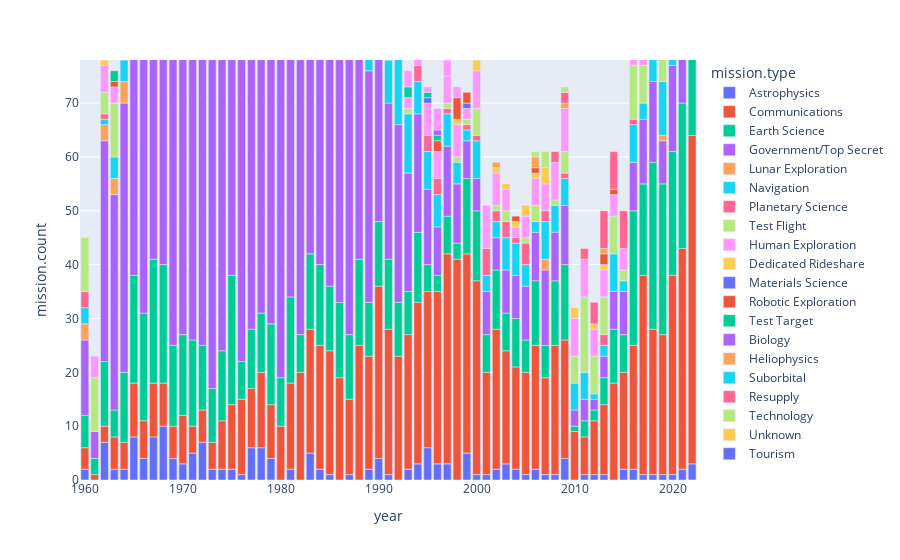

Notebook code cell kept with this figure:
### Code cell
missions_df = launch_df.groupby(['year', 'mission.type'])['id'].count().reset_index(name='mission.count')

mission_types = missions_df["mission.type"].unique()

fig = px.bar(
    missions_df[missions_df['year'] >= 1960], 
    x="year", 
    y="mission.count", 
    color="mission.type",
  )
fig.show()

### Figure 1 — Plotly figure (JSON) as saved in the notebook; plotly's stock layout.template omitted (floating-point values rounded to 4 significant figures)
{"data": [{"alignmentgroup": "True", "hovertemplate": "mission.type=Astrophysics<br>year=%{x}<br>mission.count=%{y}<extra></extra>", "legendgroup": "Astrophysics", "marker": {"color": "#636efa", "pattern": {"shape": ""}}, "name": "Astrophysics", "offsetgroup": "Astrophysics", "orientation": "v", "showlegend": true, "textposition": "auto", "type": "bar", "x": [1960, 1962, 1963, 1964, 1965, 1966, 1967, 1968, 1969, 1970, 1971, 1972, 1973, 1974, 1975, 1976, 1977, 1978, 1979, 1981, 1983, 1984, 1985, 1987, 1989, 1990, 1991, 1993, 1994, 1995, 1996, 1997, 1999, 2000, 2001, 2002, 2003, 2004, 2005, 2006, 2007, 2008, 2009, 2011, 2012, 2013, 2015, 2016, 2017, 2018, 2019, 2020, 2021, 2022], "xaxis": "x", "y": [2, 7, 2, 2, 8, 4, 8, 10, 4, 3, 5, 7, 2, 2, 2, 1, 6, 6, 4, 2, 5, 2, 1, 1, 2, 4, 1, 2, 3, 6, 3, 3, 5, 1, 1, 2, 3, 2, 1, 2, 1, 1, 4, 1, 1, 1, 2, 2, 1, 1, 1, 1, 2, 3], "yaxis": "y"}, {"alignmentgroup": "True", "hovertemplate": "mission.type=Communications<br>year=%{x}<br>mission.count=%{y}<extra></extra>", "legendgroup": "Communications", "marker": {"color": "#EF553B", "pattern": {"shape": ""}}, "name": "Communications", "offsetgroup": "Communications", "orientation": "v", "showlegend": true, "textposition": "auto", "type": "bar", "x": [1960, 1961, 1962, 1963, 1964, 1965, 1966, 1967, 1968, 1969, 1970, 1971, 1972, 1973, 1974, 1975, 1976, 1977, 1978, 1979, 1980, 1981, 1982, 1983, 1984, 1985, 1986, 1987, 1988, 1989, 1990, 1991, 1992, 1993, 1994, 1995, 1996, 1997, 1998, 1999, 2000, 2001, 2002, 2003, 2004, 2005, 2006, 2007, 2008, 2009, 2010, 2011, 2012, 2013, 2014, 2015, 2016, 2017, 2018, 2019, 2020, 2021, 2022], "xaxis": "x", "y": [4, 1, 3, 6, 5, 10, 7, 10, 8, 6, 9, 5, 6, 5, 9, 12, 14, 11, 14, 10, 10, 16, 20, 23, 23, 23, 19, 14, 25, 21, 32, 27, 23, 25, 30, 29, 32, 39, 41, 37, 36, 19, 26, 21, 19, 19, 23, 18, 24, 22, 9, 7, 10, 13, 18, 18, 23, 37, 27, 26, 37, 41, 61], "yaxis": "y"}, {"alignmentgroup": "True", "hovertemplate": "mission.type=Earth Science<br>year=%{x}<br>mission.count=%{y}<extra></extra>", "legendgroup": "Earth Science", "marker": {"color": "#00cc96", "pattern": {"shape": ""}}, "name": "Earth Science", "offsetgroup": "Earth Science", "orientation": "v", "showlegend": true, "textposition": "auto", "type": "bar", "x": [1960, 1961, 1962, 1963, 1964, 1965, 1966, 1967, 1968, 1969, 1970, 1971, 1972, 1973, 1974, 1975, 1976, 1977, 1978, 1979, 1980, 1981, 1982, 1983, 1984, 1985, 1986, 1987, 1988, 1989, 1990, 1991, 1992, 1993, 1994, 1995, 1996, 1997, 1998, 1999, 2000, 2001, 2002, 2003, 2004, 2005, 2006, 2007, 2008, 2009, 2010, 2011, 2012, 2013, 2014, 2015, 2016, 2017, 2018, 2019, 2020, 2021, 2022], "xaxis": "x", "y": [6, 3, 12, 5, 13, 20, 20, 23, 22, 15, 15, 16, 12, 10, 13, 24, 7, 11, 11, 15, 9, 16, 7, 14, 15, 12, 14, 12, 16, 10, 12, 13, 10, 8, 13, 5, 3, 7, 3, 14, 13, 7, 11, 7, 9, 6, 12, 6, 12, 14, 1, 3, 2, 5, 10, 7, 25, 17, 31, 28, 23, 27, 30], "yaxis": "y"}, {"alignmentgroup": "True", "hovertemplate": "mission.type=Government/Top Secret<br>year=%{x}<br>mission.count=%{y}<extra></extra>", "legendgroup": "Government/Top Secret", "marker": {"color": "#ab63fa", "pattern": {"shape": ""}}, "name": "Government/Top Secret", "offsetgroup": "Government/Top Secret", "orientation": "v", "showlegend": true, "textposition": "auto", "type": "bar", "x": [1960, 1961, 1962, 1963, 1964, 1965, 1966, 1967, 1968, 1969, 1970, 1971, 1972, 1973, 1974, 1975, 1976, 1977, 1978, 1979, 1980, 1981, 1982, 1983, 1984, 1985, 1986, 1987, 1988, 1989, 1990, 1991, 1992, 1993, 1994, 1995, 1996, 1997, 1998, 1999, 2000, 2001, 2002, 2003, 2004, 2005, 2006, 2007, 2008, 2009, 2010, 2011, 2012, 2013, 2014, 2015, 2016, 2017, 2018, 2019, 2020, 2021, 2022], "xaxis": "x", "y": [14, 5, 41, 40, 50, 55, 60, 60, 57, 54, 59, 67, 59, 65, 57, 66, 78, 67, 65, 58, 62, 69, 74, 56, 59, 58, 58, 57, 55, 43, 44, 29, 33, 22, 22, 14, 9, 13, 11, 7, 6, 8, 6, 8, 8, 10, 9, 14, 9, 11, 3, 4, 2, 4, 7, 8, 9, 12, 15, 8, 16, 27, 30], "yaxis": "y"}, {"alignmentgroup": "True", "hovertemplate": "mission.type=Lunar Exploration<br>year=%{x}<br>mission.count=%{y}<extra></extra>", "legendgroup": "Lunar Exploration", "marker": {"color": "#FFA15A", "pattern": {"shape": ""}}, "name": "Lunar Exploration", "offsetgroup": "Lunar Exploration", "orientation": "v", "showlegend": true, "textposition": "auto", "type": "bar", "x": [1960, 1962, 1963, 1964, 1965, 1966, 1967, 1968, 1969, 1970, 1971, 1972, 1974, 1975, 1976, 2007, 2019, 2022], "xaxis": "x", "y": [3, 3, 3, 4, 8, 10, 8, 3, 5, 3, 4, 1, 2, 1, 1, 2, 1, 1], "yaxis": "y"}, {"alignmentgroup": "True", "hovertemplate": "mission.type=Navigation<br>year=%{x}<br>mission.count=%{y}<extra></extra>", "legendgroup": "Navigation", "marker": {"color": "#19d3f3", "pattern": {"shape": ""}}, "name": "Navigation", "offsetgroup": "Navigation", "orientation": "v", "showlegend": true, "textposition": "auto", "type": "bar", "x": [1960, 1962, 1963, 1964, 1965, 1966, 1967, 1968, 1969, 1970, 1971, 1972, 1973, 1974, 1975, 1976, 1977, 1978, 1979, 1980, 1981, 1982, 1983, 1984, 1985, 1986, 1987, 1988, 1989, 1990, 1991, 1992, 1993, 1994, 1995, 1996, 1997, 1998, 1999, 2000, 2001, 2002, 2003, 2004, 2005, 2006, 2007, 2008, 2009, 2010, 2011, 2012, 2013, 2014, 2015, 2016, 2017, 2018, 2019, 2020, 2021, 2022], "xaxis": "x", "y": [3, 1, 4, 4, 4, 4, 4, 2, 2, 4, 2, 3, 5, 5, 5, 8, 10, 12, 6, 8, 7, 9, 10, 14, 10, 8, 9, 8, 12, 11, 8, 13, 11, 6, 7, 6, 6, 4, 2, 7, 3, 3, 6, 6, 4, 2, 7, 5, 5, 5, 5, 1, 2, 7, 2, 7, 3, 14, 10, 6, 4, 4], "yaxis": "y"}, {"alignmentgroup": "True", "hovertemplate": "mission.type=Planetary Science<br>year=%{x}<br>mission.count=%{y}<extra></extra>", "legendgroup": "Planetary Science", "marker": {"color": "#FF6692", "pattern": {"shape": ""}}, "name": "Planetary Science", "offsetgroup": "Planetary Science", "orientation": "v", "showlegend": true, "textposition": "auto", "type": "bar", "x": [1960, 1962, 1966, 1975, 1989, 1992, 1994, 1995, 1996, 1997, 1999, 2000, 2001, 2002, 2003, 2004, 2005, 2007, 2009, 2013, 2016, 2018, 2020, 2022], "xaxis": "x", "y": [3, 1, 1, 2, 2, 4, 3, 3, 3, 1, 1, 1, 5, 2, 3, 1, 4, 2, 1, 2, 1, 4, 1, 1], "yaxis": "y"}, {"alignmentgroup": "True", "hovertemplate": "mission.type=Test Flight<br>year=%{x}<br>mission.count=%{y}<extra></extra>", "legendgroup": "Test Flight", "marker": {"color": "#B6E880", "pattern": {"shape": ""}}, "name": "Test Flight", "offsetgroup": "Test Flight", "orientation": "v", "showlegend": true, "textposition": "auto", "type": "bar", "x": [1960, 1961, 1962, 1963, 1964, 1965, 1966, 1967, 1968, 1969, 1970, 1971, 1972, 1973, 1974, 1975, 1976, 1977, 1978, 1979, 1980, 1981, 1982, 1983, 1984, 1985, 1986, 1987, 1988, 1990, 1993, 1997, 1998, 1999, 2000, 2002, 2003, 2005, 2006, 2008, 2009, 2010, 2011, 2012, 2013, 2014, 2015, 2016, 2017, 2018, 2019, 2020, 2021, 2022], "xaxis": "x", "y": [10, 10, 4, 10, 16, 17, 15, 10, 4, 4, 6, 5, 1, 1, 4, 1, 2, 6, 3, 4, 2, 3, 3, 2, 1, 3, 1, 5, 2, 2, 1, 1, 1, 1, 5, 1, 2, 1, 3, 1, 4, 5, 14, 7, 7, 7, 2, 10, 7, 7, 8, 16, 12, 10], "yaxis": "y"}, {"alignmentgroup": "True", "hovertemplate": "mission.type=Human Exploration<br>year=%{x}<br>mission.count=%{y}<extra></extra>", "legendgroup": "Human Exploration", "marker": {"color": "#FF97FF", "pattern": {"shape": ""}}, "name": "Human Exploration", "offsetgroup": "Human Exploration", "orientation": "v", "showlegend": true, "textposition": "auto", "type": "bar", "x": [1961, 1962, 1963, 1964, 1965, 1966, 1967, 1968, 1969, 1970, 1971, 1972, 1973, 1974, 1975, 1976, 1977, 1978, 1979, 1980, 1981, 1982, 1983, 1984, 1985, 1986, 1987, 1988, 1989, 1990, 1991, 1992, 1993, 1994, 1995, 1996, 1997, 1998, 1999, 2000, 2001, 2002, 2003, 2004, 2005, 2006, 2007, 2008, 2009, 2010, 2011, 2012, 2013, 2014, 2015, 2016, 2017, 2018, 2019, 2020, 2021, 2022], "xaxis": "x", "y": [4, 5, 3, 1, 6, 5, 3, 5, 9, 2, 5, 3, 7, 5, 5, 4, 4, 5, 3, 6, 3, 4, 3, 3, 3, 3, 4, 3, 2, 4, 2, 2, 2, 3, 6, 5, 5, 6, 2, 7, 8, 6, 4, 2, 4, 5, 5, 7, 8, 7, 7, 5, 5, 4, 4, 6, 4, 4, 3, 3, 11, 10], "yaxis": "y"}, {"alignmentgroup": "True", "hovertemplate": "mission.type=Dedicated Rideshare<br>year=%{x}<br>mission.count=%{y}<extra></extra>", "legendgroup": "Dedicated Rideshare", "marker": {"color": "#FECB52", "pattern": {"shape": ""}}, "name": "Dedicated Rideshare", "offsetgroup": "Dedicated Rideshare", "orientation": "v", "showlegend": true, "textposition": "auto", "type": "bar", "x": [1962, 1968, 1976, 1998, 2000, 2002, 2003, 2004, 2005, 2006, 2007, 2010, 2012, 2013, 2017, 2018, 2019, 2020, 2021, 2022], "xaxis": "x", "y": [1, 1, 1, 1, 2, 1, 1, 1, 2, 1, 3, 2, 1, 1, 1, 4, 8, 5, 8, 6], "yaxis": "y"}, {"alignmentgroup": "True", "hovertemplate": "mission.type=Materials Science<br>year=%{x}<br>mission.count=%{y}<extra></extra>", "legendgroup": "Materials Science", "marker": {"color": "#636efa", "pattern": {"shape": ""}}, "name": "Materials Science", "offsetgroup": "Materials Science", "orientation": "v", "showlegend": true, "textposition": "auto", "type": "bar", "x": [1962, 1964, 1965, 1966, 1967, 1968, 1979, 1985, 1986, 1987, 1988, 1989, 1990, 1991, 1992, 1994, 1995, 1999], "xaxis": "x", "y": [1, 3, 1, 3, 2, 1, 1, 1, 1, 1, 1, 2, 1, 1, 1, 1, 1, 1], "yaxis": "y"}, {"alignmentgroup": "True", "hovertemplate": "mission.type=Robotic Exploration<br>year=%{x}<br>mission.count=%{y}<extra></extra>", "legendgroup": "Robotic Exploration", "marker": {"color": "#EF553B", "pattern": {"shape": ""}}, "name": "Robotic Exploration", "offsetgroup": "Robotic Exploration", "orientation": "v", "showlegend": true, "textposition": "auto", "type": "bar", "x": [1962, 1963, 1964, 1965, 1967, 1969, 1970, 1971, 1972, 1973, 1975, 1977, 1978, 1981, 1983, 1984, 1985, 1988, 1990, 1994, 1996, 1998, 1999, 2004, 2006, 2013, 2014, 2016, 2018, 2020, 2021], "xaxis": "x", "y": [7, 1, 6, 4, 3, 6, 3, 5, 3, 7, 2, 2, 4, 2, 2, 2, 3, 2, 1, 1, 2, 4, 2, 1, 1, 2, 1, 1, 1, 3, 2], "yaxis": "y"}, {"alignmentgroup": "True", "hovertemplate": "mission.type=Test Target<br>year=%{x}<br>mission.count=%{y}<extra></extra>", "legendgroup": "Test Target", "marker": {"color": "#00cc96", "pattern": {"shape": ""}}, "name": "Test Target", "offsetgroup": "Test Target", "orientation": "v", "showlegend": true, "textposition": "auto", "type": "bar", "x": [1962, 1963, 1964, 1965, 1966, 1967, 1968, 1969, 1970, 1971, 1972, 1973, 1974, 1975, 1976, 1977, 1978, 1979, 1980, 1981, 1982, 1983, 1984, 1985, 1986, 1987, 1988, 1989, 1990, 1991, 1993, 1994, 1995, 1996], "xaxis": "x", "y": [1, 2, 2, 4, 9, 7, 11, 13, 16, 16, 13, 9, 9, 7, 11, 10, 2, 3, 5, 5, 7, 9, 4, 4, 3, 3, 3, 3, 4, 3, 2, 1, 1, 1], "yaxis": "y"}, {"alignmentgroup": "True", "hovertemplate": "mission.type=Biology<br>year=%{x}<br>mission.count=%{y}<extra></extra>", "legendgroup": "Biology", "marker": {"color": "#ab63fa", "pattern": {"shape": ""}}, "name": "Biology", "offsetgroup": "Biology", "orientation": "v", "showlegend": true, "textposition": "auto", "type": "bar", "x": [1966, 1967, 1969, 1970, 1973, 1974, 1975, 1977, 1979, 1983, 1985, 1987, 1989, 1992, 1996], "xaxis": "x", "y": [1, 1, 1, 1, 1, 1, 1, 1, 1, 1, 1, 1, 1, 1, 1], "yaxis": "y"}, {"alignmentgroup": "True", "hovertemplate": "mission.type=Heliophysics<br>year=%{x}<br>mission.count=%{y}<extra></extra>", "legendgroup": "Heliophysics", "marker": {"color": "#FFA15A", "pattern": {"shape": ""}}, "name": "Heliophysics", "offsetgroup": "Heliophysics", "orientation": "v", "showlegend": true, "textposition": "auto", "type": "bar", "x": [1969, 1970, 1971, 1972, 1973, 1974, 1975, 1976, 1977, 1978, 1979, 1980, 1981, 1985, 1990, 1992, 2002, 2006, 2009, 2013, 2018, 2020, 2021], "xaxis": "x", "y": [1, 1, 2, 3, 1, 2, 2, 3, 1, 1, 1, 2, 1, 1, 1, 1, 1, 2, 1, 1, 1, 1, 1], "yaxis": "y"}, {"alignmentgroup": "True", "hovertemplate": "mission.type=Suborbital<br>year=%{x}<br>mission.count=%{y}<extra></extra>", "legendgroup": "Suborbital", "marker": {"color": "#19d3f3", "pattern": {"shape": ""}}, "name": "Suborbital", "offsetgroup": "Suborbital", "orientation": "v", "showlegend": true, "textposition": "auto", "type": "bar", "x": [1976, 2017, 2018, 2019, 2020, 2021, 2022], "xaxis": "x", "y": [1, 1, 2, 6, 2, 5, 1], "yaxis": "y"}, {"alignmentgroup": "True", "hovertemplate": "mission.type=Resupply<br>year=%{x}<br>mission.count=%{y}<extra></extra>", "legendgroup": "Resupply", "marker": {"color": "#FF6692", "pattern": {"shape": ""}}, "name": "Resupply", "offsetgroup": "Resupply", "orientation": "v", "showlegend": true, "textposition": "auto", "type": "bar", "x": [1977, 1981, 1983, 2008, 2009, 2011, 2012, 2013, 2014, 2015, 2016, 2017, 2018, 2019, 2020, 2021, 2022], "xaxis": "x", "y": [1, 1, 1, 2, 2, 2, 4, 7, 7, 7, 8, 10, 9, 10, 7, 10, 11], "yaxis": "y"}, {"alignmentgroup": "True", "hovertemplate": "mission.type=Technology<br>year=%{x}<br>mission.count=%{y}<extra></extra>", "legendgroup": "Technology", "marker": {"color": "#B6E880", "pattern": {"shape": ""}}, "name": "Technology", "offsetgroup": "Technology", "orientation": "v", "showlegend": true, "textposition": "auto", "type": "bar", "x": [1982, 2006, 2007, 2009, 2022], "xaxis": "x", "y": [1, 1, 3, 1, 4], "yaxis": "y"}, {"alignmentgroup": "True", "hovertemplate": "mission.type=<br>year=%{x}<br>mission.count=%{y}<extra></extra>", "legendgroup": "", "marker": {"color": "#FF97FF", "pattern": {"shape": ""}}, "name": "", "offsetgroup": "", "orientation": "v", "showlegend": false, "textposition": "auto", "type": "bar", "x": [1983, 1984, 1985, 1991, 1992, 1993, 1994, 1995, 1996, 1997, 1998, 2019], "xaxis": "x", "y": [1, 1, 3, 1, 4, 3, 3, 1, 4, 3, 2, 1], "yaxis": "y"}, {"alignmentgroup": "True", "hovertemplate": "mission.type=Unknown<br>year=%{x}<br>mission.count=%{y}<extra></extra>", "legendgroup": "Unknown", "marker": {"color": "#FECB52", "pattern": {"shape": ""}}, "name": "Unknown", "offsetgroup": "Unknown", "orientation": "v", "showlegend": true, "textposition": "auto", "type": "bar", "x": [1997, 2021, 2022], "xaxis": "x", "y": [1, 1, 1], "yaxis": "y"}, {"alignmentgroup": "True", "hovertemplate": "mission.type=Tourism<br>year=%{x}<br>mission.count=%{y}<extra></extra>", "legendgroup": "Tourism", "marker": {"color": "#636efa", "pattern": {"shape": ""}}, "name": "Tourism", "offsetgroup": "Tourism", "orientation": "v", "showlegend": true, "textposition": "auto", "type": "bar", "x": [2021, 2022], "xaxis": "x", "y": [4, 4], "yaxis": "y"}], "layout": {"barmode": "relative", "legend": {"title": {"text": "mission.type"}, "tracegroupgap": 0}, "margin": {"t": 60}, "xaxis": {"anchor": "y", "domain": [0, 1], "title": {"text": "year"}}, "yaxis": {"anchor": "x", "domain": [0, 1], "range": [0, 78], "title": {"text": "mission.count"}}}}
